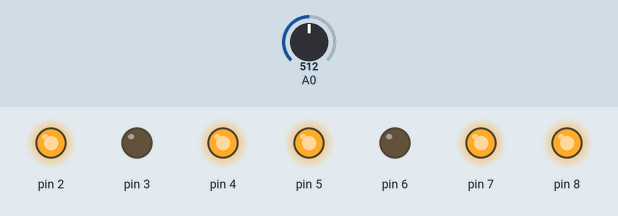
The sketch below on a simulated Arduino Uno, built with avr-gcc and run on an emulated ATmega328P. Shown: output pins drawn as LEDs (lit = HIGH). The test bench sets the inputs (shaded band); at power-on: A0 = 512. What the sketch prints to the serial monitor is not drawn.

Above: at 1.2 s.
1.3 s: A0 set to 583
2.8 s: A0 set to 615
At 3.7 s:
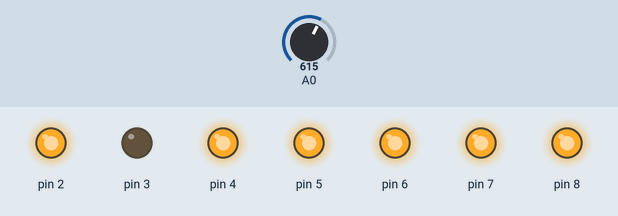
4.3 s: A0 set to 682
5.8 s: A0 set to 710
At 7.0 s:
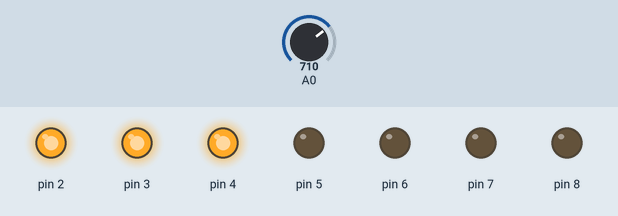
7.3 s: A0 set to 784
8.8 s: A0 set to 806
At 9.4 s:
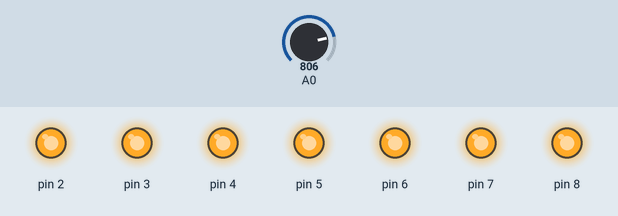
Timing chart, 0 to 11.3 s (numbered marks = the images above; inputs shaded):
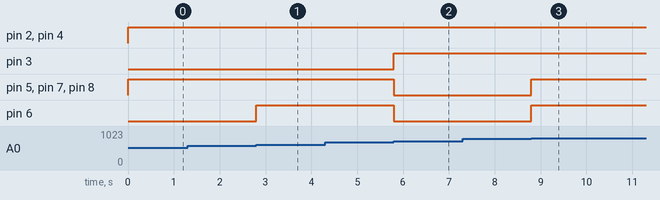

Measured:
- the behaviour switches between 599 and 600 on A0 (found by bisection; images 0 and 1)
- the behaviour switches between 699 and 700 on A0 (found by bisection; images 1 and 2)
- the behaviour switches between 799 and 800 on A0 (found by bisection; images 2 and 3)
- after the input at 2.8 s, pin 6: LOW → HIGH at once
- after the input at 5.8 s, pin 3: LOW → HIGH at once; pin 5–8: HIGH → LOW at once
- after the input at 8.8 s, pin 5–8: LOW → HIGH at once

The sketch:

filament.ino
```cpp
void setup() {
  Serial.begin(9600);
  pinMode(2, OUTPUT);
  pinMode(3, OUTPUT);
  pinMode(4, OUTPUT);
  pinMode(5, OUTPUT);
  pinMode(6, OUTPUT);
  pinMode(7, OUTPUT);
  pinMode(8, OUTPUT);
}

void loop() {
  //A0 is analog first PIN reading value from pull down potentiometer
  int readVal = analogRead(A0);
  //Passing analog read value to Int between 0 and 9 using ternary operator
  readVal = readVal > 1000 ? 9 : floor(readVal / 100);
  numByInt(readVal);
  Serial.println(readVal);
}

/**
 * Define what filament need be active by boolean params
 * @note params name should be the same of the filament!
 * @note make sure you have linked right pins ex: a == 2, b == 3
 */
void num(bool a, bool b, bool c, bool d, bool e, bool f, bool g) {
  digitalWrite(2, a ? HIGH : LOW);
  digitalWrite(3, b ? HIGH : LOW);
  digitalWrite(4, c ? HIGH : LOW);
  digitalWrite(5, d ? HIGH : LOW);
  digitalWrite(6, e ? HIGH : LOW);
  digitalWrite(7, f ? HIGH : LOW);
  digitalWrite(8, g ? HIGH : LOW);
}

/**
 * Num by int using switch to define filaments need to be active
 */
void numByInt(int n) {
  switch (n) {
    case 0:
      num(true, true, true, true, true, true, false);
      break;
    case 1:
      num(false, true, true, false, false, false, false);
      break;
    case 2:
      num(true, true, false, true, true, false, true);
      break;
    case 3:
      num(true, true, true, true, false, false, true);
      break;
    case 4:
      num(false, true, true, false, false, true, true);
      break;
    case 5:
      num(true, false, true, true, false, true, true);
      break;
    case 6:
      num(true, false, true, true, true, true, true);
      break;
    case 7:
      num(true, true, true, false, false, false, false);
      break;
    case 8:
      num(true, true, true, true, true, true, true);
      break;
    case 9:
      num(true, true, true, true, false, true, true);
      break;
  }
}
```
